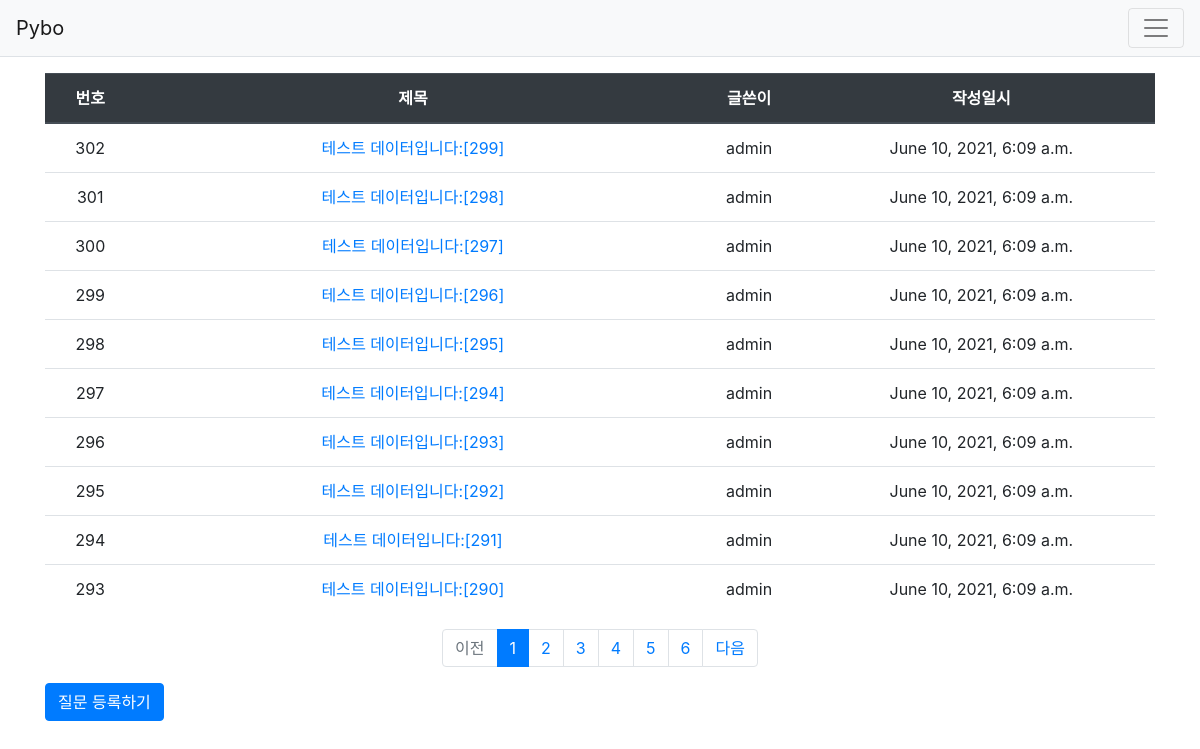
Screenshot of /pybo/ with the database file from the repository.
### pybo/models.py (models this page shows, shortened)
class Question(models.Model):
    author = models.ForeignKey(User, on_delete=models.CASCADE)
    subject = models.CharField(max_length=200)
    content = models.TextField()
    create_date = models.DateTimeField()
    modify_date = models.DateTimeField(null=True, blank=True)

### pybo/views.py (the view)
# urls.py: path('', views.index, name='index'),        # / 페이지에 해당하는 urlpatterns
def index(request):
    page = request.GET.get('page', '1')         # 페이지
    question_list = Question.objects.order_by('-create_date')
    paginator = Paginator(question_list, 10)    # 페이지당 10개씩 보여주기
    page_obj = paginator.get_page(page)
    context = {'question_list':page_obj}
    return render(request, 'pybo/question_list.html', context)

### pybo/templatetags/pybo_filter.py (called while the page is built)
@register.filter
def sub(value, arg):
    return value - arg

### templates/pybo/question_list.html (shortened to what this page needs)
{% extends 'base.html' %}
{% load pybo_filter %}
{% block content %}
<!-- {% load static %}
<link rel="stylesheet" type="text/css" href="{% static 'bootstrap.min.css' %}"> -->
<div class="container my-3">
    <table class="table">
        <thead>
            <tr class="text-center thead-dark">
                <th>번호</th>
                <th style="width:50%">제목</th>
                <th>글쓴이</th>
                <th>작성일시</th>
            </tr>
        </thead>
        <tbody>
            {% if question_list %}
            {% for question in question_list %}
            <tr class="text-center">
                <td>
                    {{ question_list.paginator.count|sub:question_list.start_index|sub:forloop.counter0|add:1 }}
                </td>
                <td class="text-center">
                    <a href="{% url 'pybo:detail' question.id %}">
                        {{ question.subject }}
                    </a>
                </td>
                <td>{{ question.author.username }}</td>
                <td>{{ question.create_date }}</td>
            </tr>
            {% endfor %}
            {% else %}
            <tr>
                <td colspan="3">질문이 없습니다.</td>
            </tr>
            {% endif %}
        </tbody>
    </table>
     <ul class="pagination justify-content-center">
        {% if question_list.has_previous %}
        <li class="page-item">
            <a class="page-link" href="?page={{ question_list.previous_page_number }}">이전</a>
        </li>
        {% else %}
        <li class="page-item disabled">
            <a class="page-link" tabindex="-1" aria-disabled="true" href="#">이전</a>
        </li>
        {% endif %}
        {% for page_number in question_list.paginator.page_range %}
        {% if page_number >= question_list.number|add:-5 and page_number <= question_list.number|add:5 %}
            {% if page_number == question_list.number %}
            <li class="page-item active" aria-current="page">
                <a class="page-link" href="?page={{ page_number }}">{{ page_number }}</a>
            </li>
            {% else %}
            <li class="page-item">
                <a class="page-link" href="?page={{ page_number }}">{{ page_number }}</a>
            </li>
            {% endif %}
        {% endif %}
        {% endfor %}
        {% if question_list.has_next %}
        <li class="page-item">
            <a class="page-link" href="?page={{ question_list.next_page_number }}">다음</a>
        </li>
        {% else %}
        <li class="page-item disabled">
            <a class="page-link" tabindex="-1" aria-disabled="true" href="#">다음</a>
        </li>
        {% endif %}
    </ul>
    <a href="{% url 'pybo:question_create' %}" class="btn btn-primary">
        질문 등록하기
    </a>
</div>
{% endblock %}

### templates/base.html (shortened to what this page needs)
{% load static %}
<!doctype html>
<html lang="ko">
<head>
    <link rel="stylesheet" type="text/css" href="{% static 'bootstrap.min.css' %}">
    <link rel="stylesheet" type="text/css" href="{% static 'style.css' %}">
</head>
<body>
{% include "navbar.html" %}
{% block content %}
{% endblock %}
</body>
</html>

### templates/navbar.html (shortened to what this page needs)
<nav class="navbar navbar-expend-lg navbar-light bg-light border-bottom">
    <a class="navbar-brand" href="{% url 'pybo:index' %}">Pybo</a>
    <button class="navbar-toggler ml-auto" type="button" data-toggle="collapse" data-target="#navbarNav" aria-label="Toggle navigation">
        <span class="navbar-toggler-icon"></span>
    </button>
</nav>

### rows the page displays
Question: paginator.count|sub "302", subject "테스트 데이터입니다:[299]", author.username "admin", create_date "June 10, 2021, 6:09 a.m."
Question: paginator.count|sub "301", subject "테스트 데이터입니다:[298]", author.username "admin", create_date "June 10, 2021, 6:09 a.m."
Question: paginator.count|sub "300", subject "테스트 데이터입니다:[297]", author.username "admin", create_date "June 10, 2021, 6:09 a.m."
Question: paginator.count|sub "299", subject "테스트 데이터입니다:[296]", author.username "admin", create_date "June 10, 2021, 6:09 a.m."
Question: paginator.count|sub "298", subject "테스트 데이터입니다:[295]", author.username "admin", create_date "June 10, 2021, 6:09 a.m."
Question: paginator.count|sub "297", subject "테스트 데이터입니다:[294]", author.username "admin", create_date "June 10, 2021, 6:09 a.m."
Question: paginator.count|sub "296", subject "테스트 데이터입니다:[293]", author.username "admin", create_date "June 10, 2021, 6:09 a.m."
Question: paginator.count|sub "295", subject "테스트 데이터입니다:[292]", author.username "admin", create_date "June 10, 2021, 6:09 a.m."
Question: paginator.count|sub "294", subject "테스트 데이터입니다:[291]", author.username "admin", create_date "June 10, 2021, 6:09 a.m."
Question: paginator.count|sub "293", subject "테스트 데이터입니다:[290]", author.username "admin", create_date "June 10, 2021, 6:09 a.m."

### other values shown
{{ page_number }} "1"
{{ page_number }} "2" "3" "4" "5" "6"
